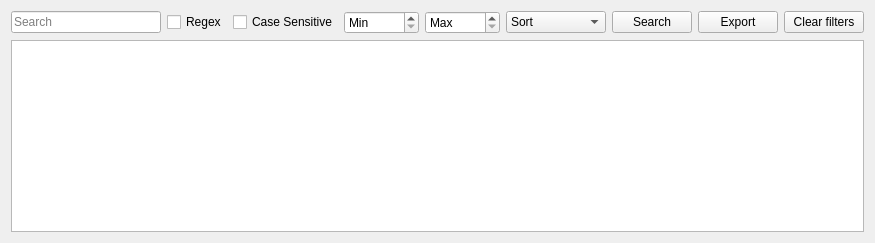
       <widget class="QWidget" name="strings">
        <attribute name="title">
         <string>Strings</string>
        </attribute>
        <layout class="QVBoxLayout" name="verticalLayout_5">
         <item>
          <layout class="QGridLayout" name="stringToolBoxLayout">
           <item row="0" column="4">
            <widget class="QSpinBox" name="spinBoxMax">
             <property name="minimumSize">
              <size>
               <width>75</width>
               <height>0</height>
              </size>
             </property>
             <property name="specialValueText">
              <string>Max</string>
             </property>
            </widget>
           </item>
           <item row="0" column="2">
            <widget class="QCheckBox" name="checkCaseSensitive">
             <property name="text">
              <string>Case Sensitive</string>
             </property>
            </widget>
           </item>
           <item row="0" column="5">
            <widget class="QComboBox" name="comboSort">
             <property name="enabled">
              <bool>true</bool>
             </property>
             <property name="minimumSize">
              <size>
               <width>100</width>
               <height>0</height>
              </size>
             </property>
             <item>
              <property name="text">
               <string>Sort</string>
              </property>
             </item>
            </widget>
           </item>
           <item row="0" column="6">
            <widget class="QPushButton" name="searchPushButton">
             <property name="text">
              <string>Search</string>
             </property>
            </widget>
           </item>
           <item row="0" column="3">
            <widget class="QSpinBox" name="spinBoxMin">
             <property name="minimumSize">
              <size>
               <width>75</width>
               <height>0</height>
              </size>
             </property>
             <property name="specialValueText">
              <string>Min</string>
             </property>
            </widget>
           </item>
           <item row="0" column="0">
            <widget class="QLineEdit" name="searchEdit">
             <property name="minimumSize">
              <size>
               <width>150</width>
               <height>0</height>
              </size>
             </property>
             <property name="placeholderText">
              <string>Search</string>
             </property>
            </widget>
           </item>
           <item row="0" column="11">
            <widget class="QPushButton" name="pushButtonClearFilters">
             <property name="text">
              <string>Clear filters</string>
             </property>
            </widget>
           </item>
           <item row="0" column="1">
            <widget class="QCheckBox" name="checkRegex">
             <property name="text">
              <string>Regex</string>
             </property>
            </widget>
           </item>
           <item row="0" column="7">
            <widget class="QPushButton" name="saveButton">
             <property name="sizePolicy">
              <sizepolicy hsizetype="Preferred" vsizetype="Fixed">
               <horstretch>0</horstretch>
               <verstretch>0</verstretch>
              </sizepolicy>
             </property>
             <property name="text">
              <string>Export</string>
             </property>
            </widget>
           </item>
          </layout>
         </item>
         <item>
          <widget class="QTableView" name="stringsView">
           <attribute name="horizontalHeaderStretchLastSection">
            <bool>true</bool>
           </attribute>
          </widget>
         </item>
        </layout>
       </widget>
